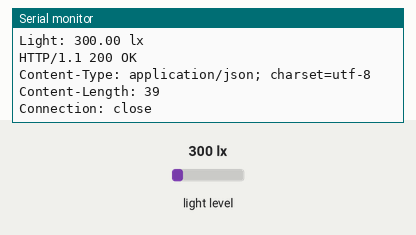
This sketch was run on a simulated Arduino MKR. Shown: the last lines printed to the serial monitor. Inputs (shaded band) come from the test bench; at power-on: light level 300 lx. WiFi joins after 1.5 s; servers stay silent unless stated; web services answer with replies made up by the test bench; not simulated (calls return 0 or success): secret.h.

Above: at 7.7 s.
7.8 s: light level set to 110 lx
At 8.4 s:
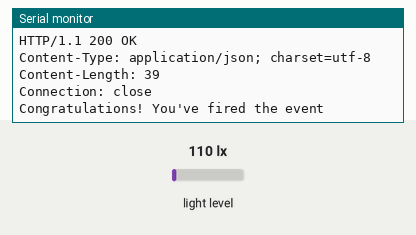
16.2 s: light level set to 96 lx
At 29.8 s:
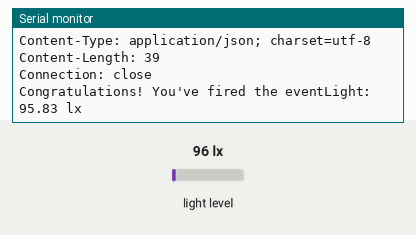

The sketch:

IFTTTnew.ino
```cpp
#include <Wire.h>
#include <BH1750.h>
#include <WiFiNINA.h>
#include "secret.h"

char ssid[] = SECRET_SSID;
char pass[] = SECRET_PASS;
String IFTTT_API_KEY = "duTDqg4GPf0Qnf3d4nYSJ7";

bool wasSunlight = false;        // Previous sunlight status
bool isSunlight = false;         // Current sunlight status

BH1750 lightMeter;

void setup() {
  Serial.begin(9600);
  while (!Serial) {}
  if(WiFi.status() != WL_CONNECTED){
    Serial.print("Attempting to connect to SSID: ");
    Serial.println(SECRET_SSID);
    while(WiFi.status() != WL_CONNECTED){
      WiFi.begin(ssid, pass);
      Serial.print(".");
      delay(5000);
    }
    Serial.println("\nConnected.");
  }
  Serial.println("\nWiFi connected");
  Wire.begin();
  lightMeter.begin();
}

void loop() {
  float lux = lightMeter.readLightLevel();
  isSunlight = (lux > 100);

  Serial.print("Light: ");
  Serial.print(lux);
  Serial.println(" lx");

  if (isSunlight != wasSunlight) {
    if (isSunlight) {
      sendEvent("sunlight_start");
    } else {
      sendEvent("sunlight_stop");
    }
    wasSunlight = isSunlight;  // Updates last sunlight status
  }

  delay(10000); // Delay for 10 seconds before next read
}

void sendEvent(String eventName) {
  WiFiClient client;
  const char* host = "maker.ifttt.com";
  const int httpPort = 80;

  if (!client.connect(host, httpPort)) {
    Serial.println("Connection failed");
    return;
  }

  String url = "/trigger/" + eventName + "/with/key/" + IFTTT_API_KEY;

  client.print(String("GET ") + url + " HTTP/1.1\r\n" +
               "Host: " + host + "\r\n" +
               "Connection: close\r\n\r\n");
  delay(10); // Wait for server's response

  while(client.available()){
    String line = client.readStringUntil('\r');
    Serial.print(line);
  }
}
```

Measured:
- the behaviour switches between 101 and 100 lx on light level (found by bisection; images 1 and 2)
- after the input at 16.2 s, the serial monitor: prints a new line after 1.6 s (image 2)
